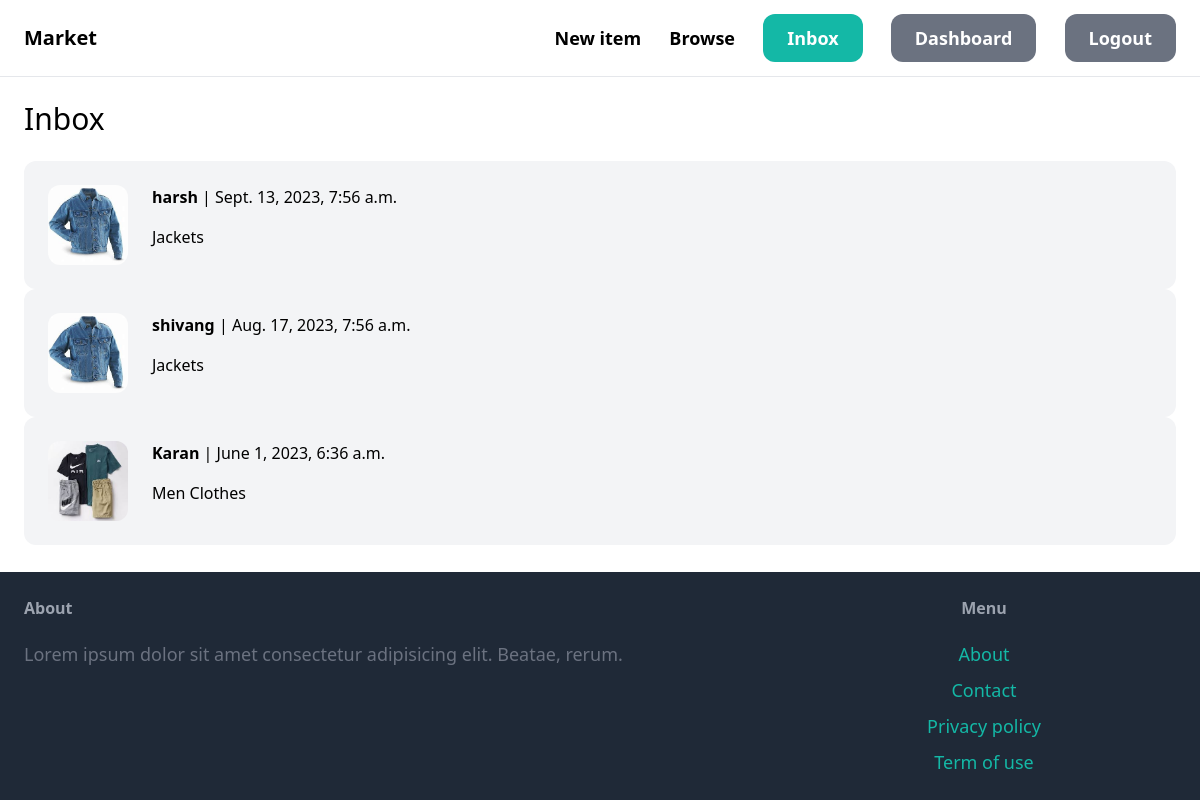
The page /inbox/ (signed in) on the database its author committed.
### conversation/models.py (models this page shows)
class Conversation(models.Model):
    item = models.ForeignKey(Item, related_name='conversations', on_delete=models.CASCADE)
    members = models.ManyToManyField(User, related_name='conversations')
    created_at = models.DateTimeField(auto_now_add= True)
    modified_at = models.DateTimeField(auto_now_add= True)
    class Meta:
        ordering  = ('-modified_at',)

### item/models.py (models this page shows, shortened)
class Item(models.Model):
    category = models.ForeignKey(Category , related_name='items' , on_delete=models.CASCADE)
    name=models.CharField(max_length=255)
    description = models.TextField(blank=True , null=True)
    price = models.FloatField()
    image = models.ImageField(upload_to='items_images' , blank=True , null=True)
    is_sold = models.BooleanField(default=False)
    created_by = models.ForeignKey(User , related_name='items', on_delete=models.CASCADE)
    created_at = models.DateTimeField(auto_now_add=True)

### conversation/views.py (the view)
# urls.py: path("", views.inbox, name="inbox"),
@login_required
def inbox(request):
      conversations = Conversation.objects.filter(members__in=[request.user.id])
      return render(request , 'conversation/inbox.html' , {
          'conversations' : conversations
      })

### conversation/templates/conversation/inbox.html (shortened to what this page needs)
{% extends 'core/base.html' %}
{% block content %}
<h1 class="mb-6 text-3xl">Inbox</h1>
<div class="space-y-6">
    {% for conversation in conversations %}
        <a href="{% url 'conversation:detail' conversation.id %}">
            <div class="p-6 flex bg-gray-100 rounded-xl">
                <div class="pr-6">
                    <img src="{{ conversation.item.image.url }}" class="w-20 rounded-xl" alt="">
                </div>
                <div>
                    {% for member in conversation.members.all %}
                        {% if member != request.user %}
                            <p class="mb-4 "><strong>{{ member.username }}</strong> | {{conversation.modified_at}}</p>
                            <p>{{ conversation.item.name}}</p>
                        {% endif %}
                    {% endfor %}
                </div>
            </div>
        </a>
    {% endfor %}
</div>
{% endblock content %}

### core/templates/core/base.html (shortened to what this page needs)
<!DOCTYPE html>
<html lang="en">
<head>
    <script src="https://cdn.tailwindcss.com"></script>
</head>
<body class="flex flex-col min-h-screen">
    <main class="flex-grow">
    <nav class="py-6 px-6 flex justify-between items-center border-b border-gray-200">
<a href="/" class="text-xl font-semibold">Market</a>
<div class="space-x-6">
    <a href="{% url 'item:new' %}" class="text-lg font-semibold hover:text-gray-500">New item</a>
    <a href="{% url 'item:items' %}" class="text-lg font-semibold hover:text-gray-500">Browse</a>
    {% if request.user.is_authenticated %}
    <a href="{% url 'conversation:inbox' %}" class="px-6 py-3 text-lg font-semibold bg-teal-500 text-white rounded-xl hover:bg-teal-700">Inbox</a>
    <a href="{% url 'dashboard:index' %}" class="px-6 py-3 text-lg font-semibold bg-gray-500 text-white rounded-xl hover:bg-gray-700">Dashboard</a>
    <a href="{% url 'core:logout' %}" class="px-6 py-3 text-lg font-semibold bg-gray-500 text-white rounded-xl hover:bg-gray-700">Logout</a>
    {% else %}
    <a href="{% url 'core:signup' %}" class="px-6 py-3 text-lg font-semibold bg-teal-500 text-white rounded-xl hover:bg-teal-700">Sign up</a>
    <a href="{% url 'core:login' %}" class="px-6 py-3 text-lg font-semibold bg-gray-500 text-white rounded-xl hover:bg-gray-700">Login</a>
    {% endif %}
</div>
    </nav>
    <div class="px-6 py-6">
        {% block content %}{% endblock content %}
    </div>
</main>
    <footer class="py-6 px-6 flex justify-between bg-gray-800 bottom-0 ">
            <div class="w-2/3 pr-10">
                <h3 class="mb-5 font-semibold text-gray-400">About</h3>
                <p class="text-lg text-gray-500">Lorem ipsum dolor sit amet consectetur adipisicing elit. Beatae, rerum.</p>
            </div>
            <div class="w-1/3 text-center">
                <h3 class="mb-5 font-semibold text-gray-400">Menu</h3>
                <ul class="space-y-2">
                    <li><a href="#" class="text-lg text-teal-500 hover:text-teal-700">About</a></li>
                    <li><a href="{% url 'core:contact' %}" class="text-lg text-teal-500 hover:text-teal-700">Contact</a></li>
                    <li><a href="#" class="text-lg text-teal-500 hover:text-teal-700">Privacy policy</a></li>
                    <li><a href="#" class="text-lg text-teal-500 hover:text-teal-700">Term of use</a></li>
                </ul>
            </div>
    </footer>
</body>
</html>

### core/templates/core/base.html (style rules this page uses)
html, body { height: 100%; }

### rows shown on the page
Conversation: item.image (picture), modified_at "Sept. 13, 2023, 7:56 a.m.", item.name "Jackets"
Conversation: item.image (picture), modified_at "Aug. 17, 2023, 7:56 a.m.", item.name "Jackets"
Conversation: item.image (picture), modified_at "June 1, 2023, 6:36 a.m.", item.name "Men Clothes"

### other values the page prints
{{ member.username }} "harsh"
{{ member.username }} "shivang"
{{ member.username }} "Karan"
